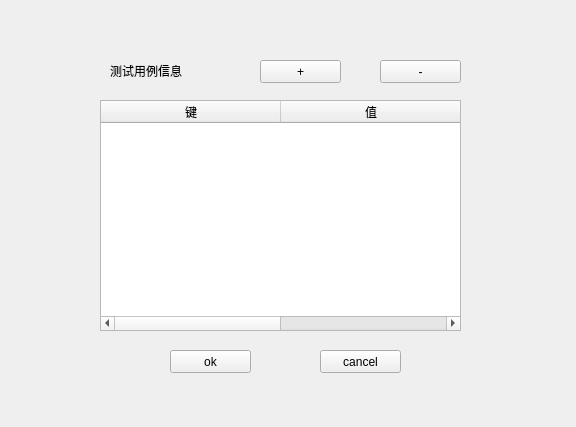
<?xml version="1.0" encoding="UTF-8"?>
<ui version="4.0">
 <class>Form</class>
 <widget class="QWidget" name="Form">
  <property name="geometry">
   <rect>
    <x>0</x>
    <y>0</y>
    <width>576</width>
    <height>427</height>
   </rect>
  </property>
  <property name="windowTitle">
   <string>Testcase info</string>
  </property>
  <widget class="QPushButton" name="plusButton">
   <property name="geometry">
    <rect>
     <x>260</x>
     <y>60</y>
     <width>81</width>
     <height>23</height>
    </rect>
   </property>
   <property name="text">
    <string>+</string>
   </property>
  </widget>
  <widget class="QLabel" name="label">
   <property name="geometry">
    <rect>
     <x>110</x>
     <y>60</y>
     <width>81</width>
     <height>21</height>
    </rect>
   </property>
   <property name="text">
    <string>测试用例信息</string>
   </property>
  </widget>
  <widget class="QTableWidget" name="tableWidget">
   <property name="geometry">
    <rect>
     <x>100</x>
     <y>100</y>
     <width>361</width>
     <height>231</height>
    </rect>
   </property>
   <attribute name="horizontalHeaderDefaultSectionSize">
    <number>180</number>
   </attribute>
   <column>
    <property name="text">
     <string>键</string>
    </property>
   </column>
   <column>
    <property name="text">
     <string>值</string>
    </property>
   </column>
  </widget>
  <widget class="QPushButton" name="minusButton">
   <property name="geometry">
    <rect>
     <x>380</x>
     <y>60</y>
     <width>81</width>
     <height>23</height>
    </rect>
   </property>
   <property name="text">
    <string>-</string>
   </property>
  </widget>
  <widget class="QPushButton" name="okpushButton">
   <property name="geometry">
    <rect>
     <x>170</x>
     <y>350</y>
     <width>81</width>
     <height>23</height>
    </rect>
   </property>
   <property name="text">
    <string>ok</string>
   </property>
  </widget>
  <widget class="QPushButton" name="cancelpushButton">
   <property name="geometry">
    <rect>
     <x>320</x>
     <y>350</y>
     <width>81</width>
     <height>23</height>
    </rect>
   </property>
   <property name="text">
    <string>cancel</string>
   </property>
  </widget>
 </widget>
 <resources/>
 <connections/>
</ui>
